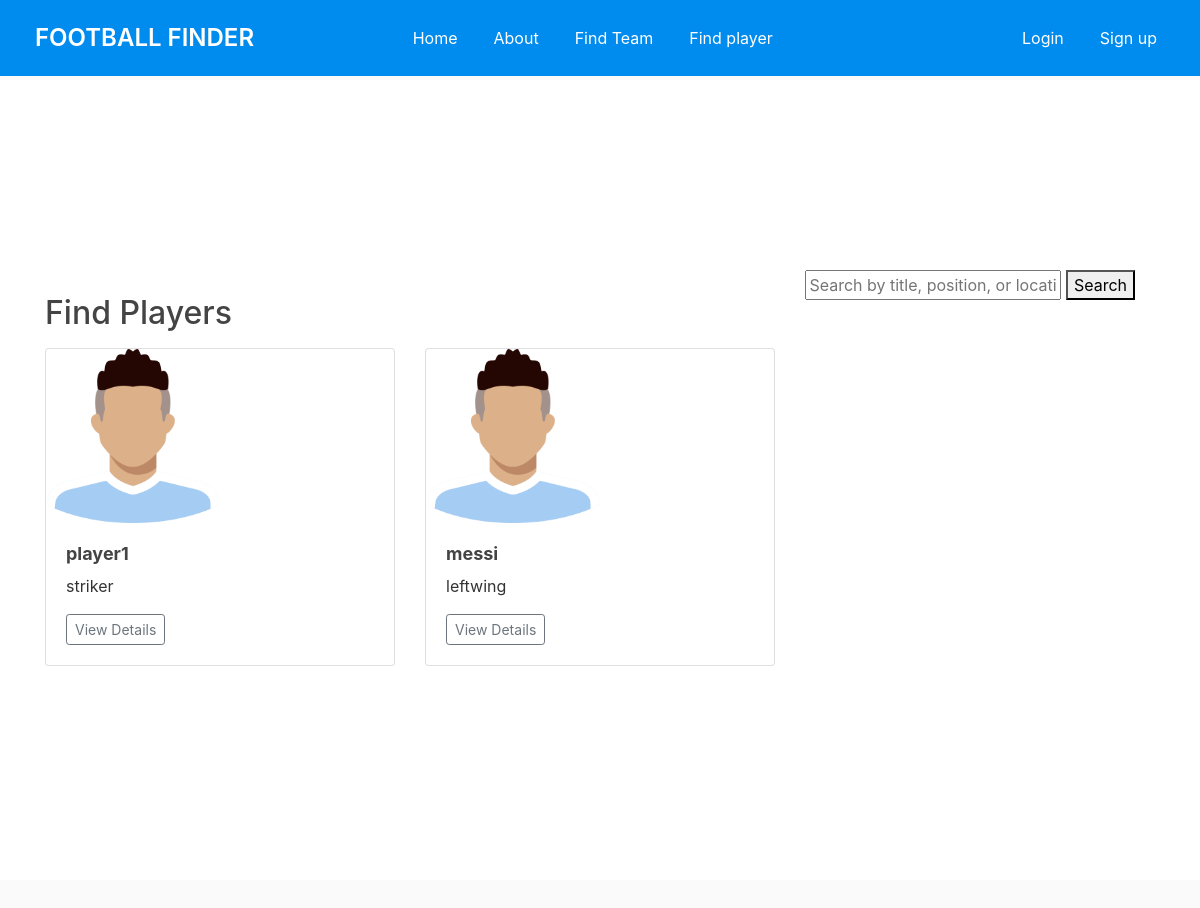
/find_players/, run on the app's committed database.
### ffinderapp/models.py (models this page shows)
class PlayerListing(models.Model):
    title = models.CharField(max_length=100)
    description = models.TextField()
    position = models.CharField(max_length=50)

### ffinderapp/views.py (the view)
# urls.py: path('find_players/', views.find_players, name='find_players'),
def find_players(request):
    search_query = request.GET.get('search')
    player_listings = PlayerListing.objects.all()
    if search_query:
        player_listings = player_listings.filter(Q(title__icontains=search_query) |
                                                 Q(position__icontains=search_query))
    paginator = Paginator(player_listings, 10)  # 10 player listings per page
    page_number = request.GET.get('page')
    try:
        player_listings_page = paginator.page(page_number)
    except PageNotAnInteger:
        player_listings_page = paginator.page(1)
    except EmptyPage:
        player_listings_page = paginator.page(paginator.num_pages)
    return render(request, 'ffinderapp/find_players.html', {'player_listings': player_listings_page})

### ffinderapp/templates/ffinderapp/find_players.html
{% extends 'ffinderapp/base.html' %}
{% load crispy_forms_tags %}
{% load static %}
{% block content %}
<div class="container">
  <form class="search-bar" method="get">
    <input type="text" name="search" placeholder="Search by title, position, or location">
    <button type="submit">Search</button>
  </form>
  <h2 class="mt-4 mb-3">Find Players</h2>
  <div class="row">
    {% for player_listing in player_listings %}
    <div class="col-md-4">
      <div class="card mb-4 shadow-sm">
        {% if player_listing.photo %}
        <img src="{{ player_listing.photo.url }}" class="card-img-top" alt="{{ player_listing.title }}">
        {% else %}
        <div class="placeholder-image">
          <img src="{% static 'media/default.png' %}" alt="No Photo Available">
        </div>
        {% endif %}
        <div class="card-body">
          <h5 class="card-title">{{ player_listing.title }}</h5>
          <p class="card-text">{{ player_listing.position }}</p>
          <div class="d-flex justify-content-between align-items-center">
            <div class="btn-group">
              <a href="{% url 'player_listing_detail' player_listing.id %}" class="btn btn-sm btn-outline-secondary">View Details</a>
            </div>
          </div>
        </div>
      </div>
    </div>
    {% endfor %}
  </div>
{% endblock %}

### ffinderapp/static/css/styles.css (style rules this page uses)
html { position: relative; min-height: 100%; }
body { background: #fafafa; color: #333333; margin-top: 5rem; margin-bottom: 50px; }
h1, h2, h3, h4, h5, h6 { color: #444444; }
.card { margin-bottom: 20px; display: table; width: 100%; }
.placeholder-image img { max-width: 50%; height: auto; }
.card-title { font-size: 18px; font-weight: bold; margin-bottom: 10px; }
.card-text { font-size: 16px; }
.search-bar { float: right; margin-right: 20px; }

### data on the page
PlayerListing: title "player1", position "striker"
PlayerListing: title "messi", position "leftwing"
